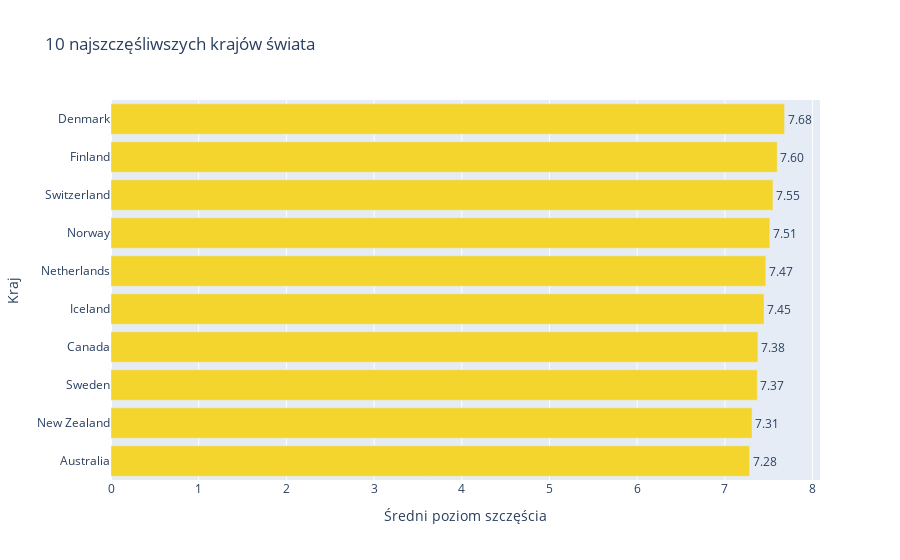

This figure's notebook cell:
### Markdown cell above
---

### Code cell
#10 najszczesliwyszych krajów
mean_life = df.groupby("country")["life_ladder"].mean().sort_values(ascending=False).reset_index()
top10 = mean_life.head(10)

fig_top = px.bar(
    top10,
    x="life_ladder",
    y="country",
    orientation="h",
    text="life_ladder",
    color_discrete_sequence=["#f3d52e"],
    labels={"life_ladder": "Średni poziom szczęścia", "country": "Kraj"},
    title="10 najszczęśliwszych krajów świata",
)

fig_top.update_traces(texttemplate='%{text:.2f}', textposition='outside')
fig_top.update_layout(yaxis={'categoryorder':'total ascending'})
fig_top.show()

### Figure 1 — Plotly figure (JSON) as saved in the notebook; plotly's stock layout.template omitted (floating-point values rounded to 4 significant figures)
{"data": [{"hovertemplate": "Średni poziom szczęścia=%{text}<br>Kraj=%{y}<extra></extra>", "legendgroup": "", "marker": {"color": "#f3d52e", "pattern": {"shape": ""}}, "name": "", "orientation": "h", "showlegend": false, "text": [7.68, 7.597, 7.548, 7.512, 7.466, 7.447, 7.376, 7.369, 7.31, 7.282], "textposition": "outside", "texttemplate": "%{text:.2f}", "type": "bar", "x": [7.68, 7.597, 7.548, 7.512, 7.466, 7.447, 7.376, 7.369, 7.31, 7.282], "xaxis": "x", "y": ["Denmark", "Finland", "Switzerland", "Norway", "Netherlands", "Iceland", "Canada", "Sweden", "New Zealand", "Australia"], "yaxis": "y"}], "layout": {"barmode": "relative", "legend": {"tracegroupgap": 0}, "title": {"text": "10 najszczęśliwszych krajów świata"}, "xaxis": {"anchor": "y", "domain": [0, 1], "title": {"text": "Średni poziom szczęścia"}}, "yaxis": {"anchor": "x", "categoryorder": "total ascending", "domain": [0, 1], "title": {"text": "Kraj"}}}}
